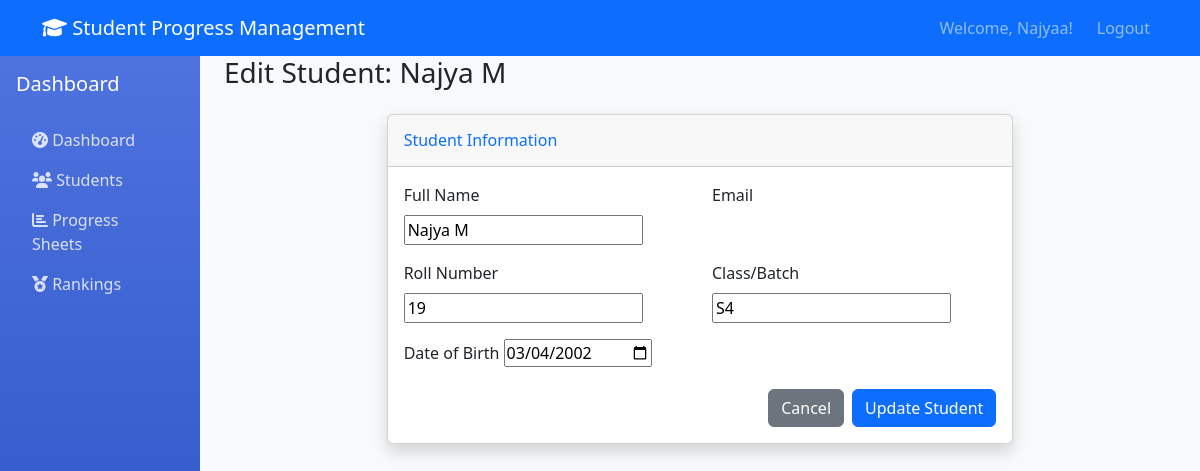
/students/edit/1/ (signed in), run on the app's committed database.
### dashboard/models.py (models this page shows, shortened)
class Student(models.Model):
    user = models.OneToOneField(User, on_delete=models.CASCADE)
    full_name = models.CharField(max_length=100)
    roll_number = models.CharField(max_length=10, unique=True)
    class_batch = models.CharField(max_length=50)
    date_of_birth = models.DateField()

### dashboard/views.py (the view)
# urls.py: path('students/edit/<int:student_id>/', views.edit_student_view, name='edit_student'),
@login_required
def edit_student_view(request, student_id):
    student = get_object_or_404(Student, id=student_id)
    if request.method == 'POST':
        form = StudentProfileForm(request.POST, instance=student)
        if form.is_valid():
            form.save()
            messages.success(request, 'Student details updated successfully!')
            return redirect('student_list')
    else:
        form = StudentProfileForm(instance=student)
    return render(request, 'dashboard/edit_student.html', {'form': form, 'student': student})

### dashboard/forms.py
class StudentProfileForm(forms.ModelForm):
    class Meta:
        model = Student
        fields = ['full_name', 'email', 'roll_number', 'class_batch', 'date_of_birth']
        widgets = {
            'date_of_birth': forms.DateInput(attrs={'type': 'date'}),
        }

### templates/dashboard/edit_student.html (shortened to what this page needs)
{% extends 'base.html' %}
{% block content %}
<div class="container-fluid">
    <div class="d-sm-flex align-items-center justify-content-between mb-4">
        <h1 class="h3 mb-0 text-gray-800">Edit Student: {{ student.full_name }}</h1>
    </div>
    <div class="row justify-content-center">
        <div class="col-lg-8">
            <div class="card shadow mb-4">
                <div class="card-header py-3">
                    <h6 class="m-0 font-weight-bold text-primary">Student Information</h6>
                </div>
                <div class="card-body">
                    <form method="post">
                        <div class="row">
                            <div class="col-md-6">
                                <div class="mb-3">
                                    <label for="{{ form.full_name.id_for_label }}" class="form-label">Full Name</label>
                                    {{ form.full_name }}
                                </div>
                            </div>
                            <div class="col-md-6">
                                <div class="mb-3">
                                    <label for="{{ form.email.id_for_label }}" class="form-label">Email</label>
                                </div>
                            </div>
                        </div>
                        <div class="row">
                            <div class="col-md-6">
                                <div class="mb-3">
                                    <label for="{{ form.roll_number.id_for_label }}" class="form-label">Roll Number</label>
                                    {{ form.roll_number }}
                                </div>
                            </div>
                            <div class="col-md-6">
                                <div class="mb-3">
                                    <label for="{{ form.class_batch.id_for_label }}" class="form-label">Class/Batch</label>
                                    {{ form.class_batch }}
                                </div>
                            </div>
                        </div>
                        <div class="row">
                            <div class="col-md-6">
                                <div class="mb-3">
                                    <label for="{{ form.date_of_birth.id_for_label }}" class="form-label">Date of Birth</label>
                                    {{ form.date_of_birth }}
                                </div>
                            </div>
                        </div>
                        <div class="d-flex justify-content-end">
                            <a href="{% url 'student_list' %}" class="btn btn-secondary me-2">Cancel</a>
                            <button type="submit" class="btn btn-primary">Update Student</button>
                        </div>
                    </form>
                </div>
            </div>
        </div>
    </div>
</div>
{% endblock %}

### templates/base.html (shortened to what this page needs)
<!DOCTYPE html>
<html lang="en">
<head>
    <link href="https://cdn.jsdelivr.net/npm/bootstrap@5.3.0/dist/css/bootstrap.min.css" rel="stylesheet">
    <link href="https://cdnjs.cloudflare.com/ajax/libs/font-awesome/6.0.0/css/all.min.css" rel="stylesheet">
</head>
<body>
    <nav class="navbar navbar-expand-lg navbar-dark bg-primary">
        <div class="container">
            <a class="navbar-brand" href="{% url 'dashboard' %}">
                <i class="fas fa-graduation-cap"></i> Student Progress Management
            </a>
            {% if user.is_authenticated %}
            <div class="navbar-nav ms-auto">
                <span class="navbar-text me-3">
                    Welcome, {{ user.username }}!
                </span>
                <a class="nav-link" href="{% url 'logout' %}">Logout</a>
            </div>
            {% endif %}
        </div>
    </nav>
    <div class="container-fluid">
        <div class="row">
            {% if user.is_authenticated %}
            <div class="col-md-2 sidebar p-3">
                <ul class="nav flex-column">
                    <li class="nav-item mb-3">
                        <h5 class="text-white">Dashboard</h5>
                    </li>
                    <li class="nav-item">
                        <a class="nav-link {% if request.resolver_match.url_name == 'dashboard' %}active{% endif %}"
                           href="{% url 'dashboard' %}">
                            <i class="fas fa-tachometer-alt"></i> Dashboard
                        </a>
                    </li>
                    <li class="nav-item">
                        <a class="nav-link {% if request.resolver_match.url_name == 'student_list' %}active{% endif %}"
                           href="{% url 'student_list' %}">
                            <i class="fas fa-users"></i> Students
                        </a>
                    </li>
                    <li class="nav-item">
                        <a class="nav-link {% if request.resolver_match.url_name == 'progress_sheet' %}active{% endif %}"
                           href="{% url 'progress_sheet' %}">
                            <i class="fas fa-chart-bar"></i> Progress Sheets
                        </a>
                    </li>
                    <li class="nav-item">
                        <a class="nav-link {% if request.resolver_match.url_name == 'ranking' %}active{% endif %}"
                           href="{% url 'ranking' %}">
                            <i class="fas fa-medal"></i> Rankings
                        </a>
                    </li>
                </ul>
            </div>
            {% endif %}
            <div class="col-md-10">
                {% block content %}
                {% endblock %}
            </div>
        </div>
    </div>
</body>
</html>

### templates/base.html (style rules this page uses)
body { background-color: #f8f9fa; }
.sidebar { min-height: 100vh; background: linear-gradient(180deg, #4e73df, #224abe); }
.sidebar .nav-link { color: rgba(255, 255, 255, 0.8); }
.card { box-shadow: 0 0.15rem 1.75rem 0 rgba(58, 59, 69, 0.15); }

### data on the page
Student: full_name "Najya M", roll_number "19", class_batch "S4", date_of_birth "03/04/2002"

### other printed values
{{ user.username }} "Najyaa"
